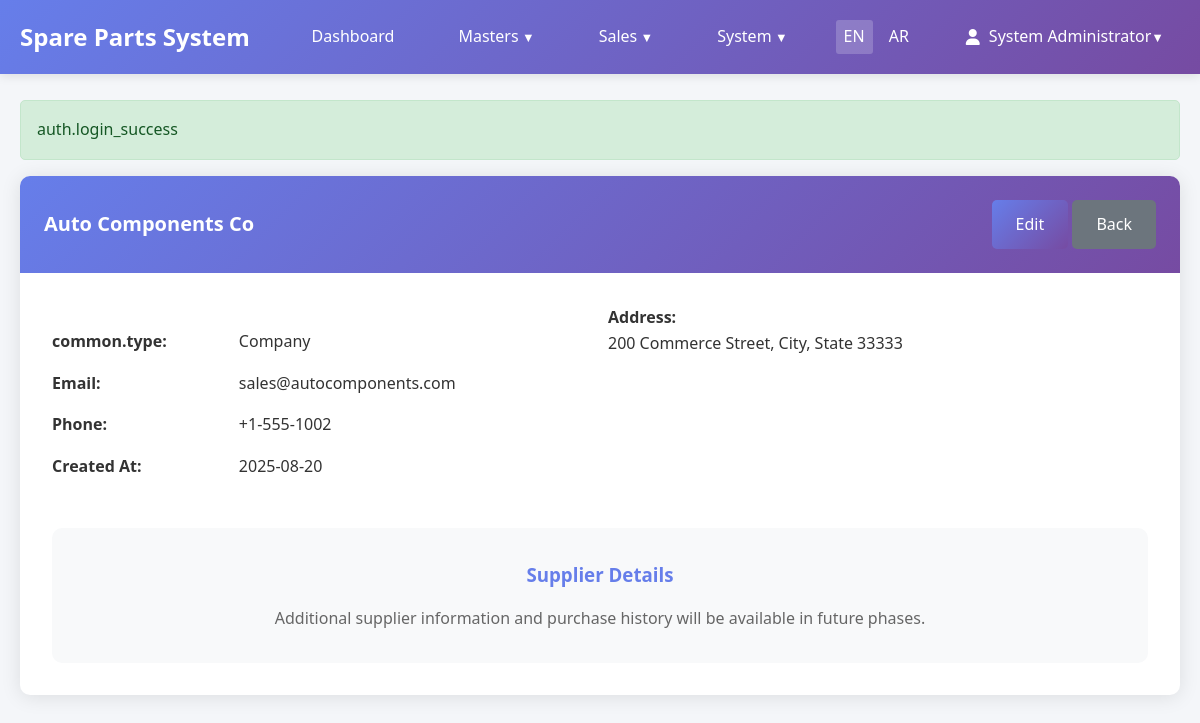
Page /suppliers/2 (signed in) on the committed database.
### tables this page shows
CREATE TABLE `sp_suppliers` (
  `id` int NOT NULL AUTO_INCREMENT,
  `type` enum('company','individual') NOT NULL DEFAULT 'company',
  `name` varchar(255) NOT NULL,
  `phone` varchar(50) DEFAULT NULL,
  `email` varchar(255) DEFAULT NULL,
  `address` text,
  `created_at` timestamp NOT NULL DEFAULT CURRENT_TIMESTAMP,
  PRIMARY KEY (`id`),
  KEY `idx_name` (`name`),
  KEY `idx_type` (`type`)
);

### app/core/Controller.php (called while the page is built, shortened)
<?php
class Controller
{
    protected function view(string $view, array $data = []): void
    {
        extract($data);
        $viewPath = __DIR__ . "/../views/{$view}.php";
        require $viewPath;
    }
}

### app/controllers/SupplierController.php (called while the page is built, shortened)
<?php
class SupplierController extends Controller
{
    private Supplier $supplierModel;
    public function __construct()
    {
        $this->supplierModel = new Supplier();
    }
    public function show(array $params): void
    {
        $id = (int) $params['id'];
        $supplier = $this->supplierModel->find($id);
        $this->view('suppliers/show', compact('supplier'));
    }
}

### public/index.php (called while the page is built, shortened)
<?php
require_once __DIR__ . '/../app/core/Autoloader.php';
$router = new Router();
$router->get('/', 'AuthController@loginForm');
$router->get('/login', 'AuthController@loginForm');
$router->post('/login', 'AuthController@login');
$router->get('/logout', 'AuthController@logout');
$router->resolve();

### app/core/Autoloader.php (called while the page is built, shortened)
<?php
class Autoloader
{
    private static array $namespaces = [];
    public static function addNamespace(string $prefix, string $baseDir): void
    {
        $prefix = trim($prefix, '\\') . '\\';
        $baseDir = rtrim($baseDir, DIRECTORY_SEPARATOR) . '/';
        if (!isset(self::$namespaces[$prefix])) {
            self::$namespaces[$prefix] = [];
        }
        array_push(self::$namespaces[$prefix], $baseDir);
    }
    public static function load(string $class): bool
    {
        $prefix = $class;
        while (false !== $pos = strrpos($prefix, '\\')) {
            $prefix = substr($class, 0, $pos + 1);
            $relativeClass = substr($class, $pos + 1);
            $mappedFile = self::loadMappedFile($prefix, $relativeClass);
            if ($mappedFile) {
                return $mappedFile;
            }
            $prefix = rtrim($prefix, '\\');
        }
        return false;
    }
    private static function loadMappedFile(string $prefix, string $relativeClass): bool
    {
        if (!isset(self::$namespaces[$prefix])) {
            return false;
        }
        foreach (self::$namespaces[$prefix] as $baseDir) {
            $file = $baseDir . str_replace('\\', '/', $relativeClass) . '.php';
            $fileLower = $baseDir . str_replace('\\', '/', strtolower($relativeClass)) . '.php';
            if (self::requireFile($fileLower)) {
                return true;
            }
        }
        return false;
    }
    private static function requireFile(string $file): bool
    {
        if (file_exists($file)) {
            return true;
        }
        return false;
    }
}

### app/config/DB.php (called while the page is built, shortened)
<?php
class DB
{
    private static ?PDO $instance = null;
    public static function getInstance(): PDO
    {
        if (self::$instance === null) {
            try {
                $config = Config::$database;
                $dsn = "mysql:host={$config['host']};dbname={$config['dbname']};charset={$config['charset']}";
                self::$instance = new PDO(
                    $dsn,
                    $config['username'],
                    $config['password'],
                    $config['options']
                );
            } catch (PDOException $e) {
                error_log("Database connection failed: " . $e->getMessage());
                throw new PDOException('Database connection failed: ' . $e->getMessage());
            }
        }
        return self::$instance;
    }
    public static function query(string $sql, array $params = []): \PDOStatement
    {
        try {
            $stmt = self::getInstance()->prepare($sql);
            $stmt->execute($params);
            return $stmt;
        } catch (PDOException $e) {
            error_log("Query failed: " . $e->getMessage());
            throw $e;
        }
    }
}

### app/core/Model.php (called while the page is built, shortened)
<?php
class Model
{
    protected string $table;
    protected string $primaryKey = 'id';
    public function find(int $id): ?array
    {
        $stmt = DB::query("SELECT * FROM {$this->table} WHERE {$this->primaryKey} = ?", [$id]);
        $result = $stmt->fetch();
        return $result ?: null;
    }
}

### app/core/Helpers.php (called while the page is built, shortened)
<?php
class Helpers
{
    public static function escape($value): string
    {
        return htmlspecialchars($value, ENT_QUOTES, 'UTF-8');
    }
    public static function formatDate(string $date, string $format = 'Y-m-d'): string
    {
        return date($format, strtotime($date));
    }
}

### app/core/I18n.php (called while the page is built, shortened)
<?php
class I18n
{
    private static string $locale = 'en';
    private static array $translations = [];
    public static function init(string $locale): void
    {
        $validLocales = ['en', 'ar'];
        self::$locale = in_array($locale, $validLocales) ? $locale : 'en';
    }
    public static function t(string $key, array $params = []): string
    {
        $translation = self::getTranslation($key);
        return $translation;
    }
    private static function getTranslation(string $key): string
    {
        $keys = explode('.', $key);
        $translation = self::$translations;
        foreach ($keys as $k) {
            if (isset($translation[$k])) {
                $translation = $translation[$k];
            } else {
                return $key;
            }
        }
        return is_string($translation) ? $translation : $key;
    }
    private static function loadTranslations(): void
    {
        $langFile = __DIR__ . "/../lang/" . self::$locale . ".php";
        if (file_exists($langFile)) {
            self::$translations = require $langFile;
        } else {
            error_log("Language file not found: $langFile");
            self::$translations = [];
        }
    }
}

### app/views/suppliers/show.php (the view, shortened to what this page needs)
<div class="card">
    <div class="card-header">
        <div style="display: flex; justify-content: space-between; align-items: center;">
            <h1 class="card-title"><?= Helpers::escape($supplier['name']) ?></h1>
            <div>
                <a href="/suppliers/<?= $supplier['id'] ?>/edit" class="btn btn-primary"><?= I18n::t('actions.edit') ?></a>
                <a href="/suppliers" class="btn btn-secondary"><?= I18n::t('actions.back') ?></a>
            </div>
        </div>
    </div>
    <div class="card-body">
        <div class="row" style="margin-bottom: 2rem;">
            <div class="col-md-6">
                <table class="table table-borderless">
                    <tr>
                        <td><strong><?= I18n::t('common.type') ?>:</strong></td>
                        <td><?= Helpers::escape(ucfirst($supplier['type'])) ?></td>
                    </tr>
                    <tr>
                        <td><strong><?= I18n::t('common.email') ?>:</strong></td>
                        <td><?= Helpers::escape($supplier['email']) ?></td>
                    </tr>
                    <tr>
                        <td><strong><?= I18n::t('common.phone') ?>:</strong></td>
                        <td><?= Helpers::escape($supplier['phone']) ?></td>
                    </tr>
                    <tr>
                        <td><strong><?= I18n::t('common.created_at') ?>:</strong></td>
                        <td><?= Helpers::formatDate($supplier['created_at']) ?></td>
                    </tr>
                </table>
            </div>
            <div class="col-md-6">
                <div>
                    <strong><?= I18n::t('common.address') ?>:</strong><br>
                    <?= Helpers::escape($supplier['address']) ?>
                </div>
            </div>
        </div>
        <div style="text-align: center; padding: 2rem; background: #f8f9fa; border-radius: 10px;">
            <h3 style="color: #667eea;">Supplier Details</h3>
            <p style="color: #666; margin-top: 1rem;">
                Additional supplier information and purchase history will be available in future phases.
            </p>
        </div>
    </div>
</div>
<?php
include __DIR__ . '/../layouts/base.php';
?>

### app/core/Router.php (shortened to what this page needs)
<?php
class Router
{
    private array $routes = [];
    private array $groupStack = [];
    public function group(array $attributes, callable $callback): void
    {
        $this->groupStack[] = $attributes;
        array_pop($this->groupStack);
    }
    private function addRoute(string $method, string $path, string $action): void
    {
        $path = '/' . trim($path, '/');
        if ($path !== '/') {
            $path = rtrim($path, '/');
        }
        $route = [
            'method' => $method,
            'path' => $path,
            'action' => $action,
            'middleware' => $this->getGroupMiddleware()
        ];
        $this->routes[] = $route;
    }
    private function getGroupMiddleware(): array
    {
        $middleware = [];
        foreach ($this->groupStack as $group) {
            if (isset($group['auth']) && $group['auth']) {
                $middleware[] = 'auth';
            }
        }
        return $middleware;
    }
    public function resolve(): void
    {
        $method = $_SERVER['REQUEST_METHOD'];
        $path = parse_url($_SERVER['REQUEST_URI'], PHP_URL_PATH);
        $path = '/' . trim($path, '/');
        if ($path !== '/') {
            $path = rtrim($path, '/');
        }
        foreach ($this->routes as $route) {
            if ($route['method'] === $method && $this->matchPath($route['path'], $path)) {
                $this->executeAction($route['action'], $this->extractParams($route['path'], $path));
                return;
            }
        }
    }
    private function matchPath(string $routePath, string $requestPath): bool
    {
        $pattern = preg_replace('/\{[^}]+\}/', '([^/]+)', $routePath);
        $pattern = '#^' . $pattern . '$#';
        return (bool) preg_match($pattern, $requestPath);
    }
    private function extractParams(string $routePath, string $requestPath): array
    {
        $params = [];
        preg_match_all('/\{([^}]+)\}/', $routePath, $paramNames);
        $pattern = preg_replace('/\{[^}]+\}/', '([^/]+)', $routePath);
        $pattern = '#^' . $pattern . '$#';
        if (preg_match($pattern, $requestPath, $matches)) {
            array_shift($matches);
            foreach ($paramNames[1] as $index => $name) {
                if (isset($matches[$index])) {
                    $params[$name] = $matches[$index];
                }
            }
        }
        return $params;
    }
    private function executeAction(string $action, array $params = []): void
    {
        [$controllerName, $methodName] = explode('@', $action);
        $controller = new $controllerClass();
        $controller->$methodName($params);
    }
}

### public/assets/css/app.css (style rules this page uses)
* { margin: 0; padding: 0; box-sizing: border-box; }
body { font-family: 'Segoe UI', Tahoma, Geneva, Verdana, sans-serif; line-height: 1.6; color: #333; background-color: #f4f6f9; }
.card { background: white; border-radius: 10px; box-shadow: 0 2px 20px rgba(0,0,0,0.1); overflow: hidden; margin-bottom: 2rem; }
.card-header { background: linear-gradient(135deg, #667eea 0%, #764ba2 100%); color: white; padding: 1.5rem; border-bottom: none; }
.card-title { font-size: 1.25rem; margin: 0; }
.card-body { padding: 2rem; }
.btn { padding: 0.75rem 1.5rem; border: none; border-radius: 5px; font-size: 1rem; cursor: pointer; text-decoration: none; display: inline-block; text-align: center; transition: all 0.3s; font-weight: 500; }
.btn-primary { background: linear-gradient(135deg, #667eea 0%, #764ba2 100%); color: white; }
.btn-secondary { background-color: #6c757d; color: white; }
.table { width: 100%; border-collapse: collapse; margin-top: 1rem; }
.table th, .table td { padding: 0.75rem; border-bottom: 1px solid #dee2e6; text-align: left; }
.row { display: flex; flex-wrap: wrap; margin: -0.5rem; }
.col-md-6 { flex: 0 0 50%; max-width: 50%; padding: 0.5rem; }

### app/views/suppliers/show.php (style rules this page uses)
.row { display: flex; flex-wrap: wrap; margin: -0.5rem; }
.col-md-6 { flex: 0 0 50%; padding: 0.5rem; }
.table { width: 100%; border-collapse: collapse; }
.table td { padding: 0.5rem 0; border: none; vertical-align: top; }

### rows in the picture
sp_suppliers: name "Auto Components Co", type "Company", email "sales@autocomponents.com", phone "+1-555-1002", created_at "2025-08-20", address "200 Commerce Street, City, State 33333"

### other values in the picture
Helpers::escape($message) "auth.login_success"
